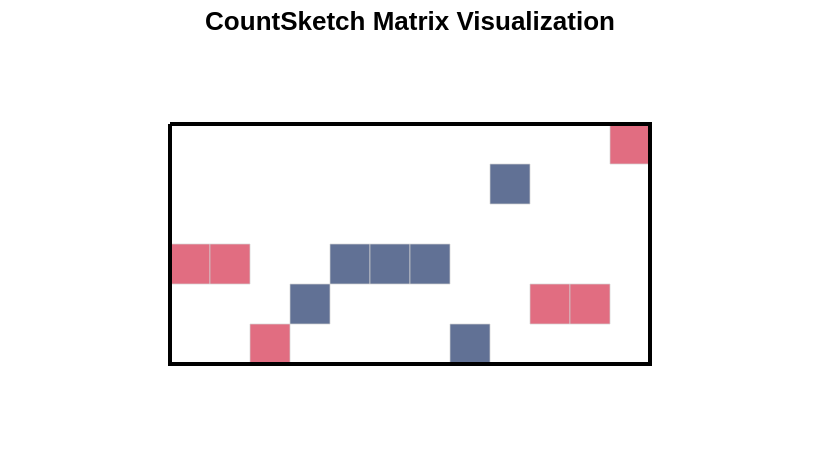

Notebook code cell kept with this figure:
### Code cell
def count_sketch_matrix(n, k, seed):
    """Generate a CountSketch matrix"""
    rng = np.random.default_rng(seed)
    rho = 2 * rng.integers(0, 2, size=n) - 1  # Rademacher
    s = rng.integers(0, k, size=n)  # Uniform positions
    
    # Create matrix data for visualization
    rows, cols, values = [], [], []
    for col in range(n):
        rows.append(s[col])
        cols.append(col)
        values.append(rho[col])
    
    return pd.DataFrame({
        'row': rows,
        'col': cols,
        'value': values
    })

# Calculate centering offsets
def get_offset(current, max_val):
    return (max_val - current) / 2

# Create data for multiple configurations
data_list = []
for seed in range(10):
    for n in [8, 12, 16, 20]:
        for k in [4, 6, 8, 10]:
            df = count_sketch_matrix(n, k, seed)
            df['seed'] = seed
            df['n'] = n
            df['k'] = k
            data_list.append(df)

full_data = pd.concat(data_list, ignore_index=True)

# Create interactive sliders
seed_slider = alt.binding_range(min=0, max=9, step=1, name='Seed: ')
seed_param = alt.param(name='seed_select', value=0, bind=seed_slider)

n_slider = alt.binding_range(min=8, max=20, step=4, name='Columns (n): ')
n_param = alt.param(name='n_select', value=12, bind=n_slider)

k_slider = alt.binding_range(min=4, max=10, step=2, name='Rows (k): ')
k_param = alt.param(name='k_select', value=6, bind=k_slider)

# Fixed cell size in pixels
cell_size = 20
max_n = 20
max_k = 10

# Add offset columns to center the matrix
centered_data = full_data.copy()
for n in [8, 12, 16, 20]:
    for k in [4, 6, 8, 10]:
        mask = (centered_data['n'] == n) & (centered_data['k'] == k)
        centered_data.loc[mask, 'x_offset'] = get_offset(n, max_n)
        centered_data.loc[mask, 'y_offset'] = get_offset(k, max_k)

centered_data['col_centered'] = centered_data['col'] + centered_data['x_offset']
centered_data['row_centered'] = centered_data['row'] + centered_data['y_offset']

# Create the scatter plot with square marks
base = alt.Chart(centered_data).mark_square(size=cell_size**2, stroke='lightgray', strokeWidth=0.5).encode(
    x=alt.X('col_centered:Q', 
            title=None,
            scale=alt.Scale(domain=[-0.5, max_n-0.5]),
            axis=alt.Axis(labels=False, ticks=False, grid=False)),
    y=alt.Y('row_centered:Q', 
            title=None,
            scale=alt.Scale(domain=[-0.5, max_k-0.5], reverse=True),
            axis=alt.Axis(labels=False, ticks=False, grid=False)),
    color=alt.Color('value:Q', 
                    scale=alt.Scale(domain=[-1, 1], 
                                  range=['#1e3668', '#d52f4c']),
                    legend=None),
    tooltip=['row:Q', 'col:Q', 'value:Q']
).add_params(
    seed_param,
    n_param,
    k_param
).transform_filter(
    (alt.datum.seed == seed_param) &
    (alt.datum.n == n_param) &
    (alt.datum.k == k_param)
)

# Create bounding box data with centering
box_data = []
for n in [8, 12, 16, 20]:
    for k in [4, 6, 8, 10]:
        x_off = get_offset(n, max_n)
        y_off = get_offset(k, max_k)
        box_data.append({
            'n': n, 'k': k,
            'x': [x_off - 0.5, x_off + n - 0.5, x_off + n - 0.5, x_off - 0.5, x_off - 0.5],
            'y': [y_off - 0.5, y_off - 0.5, y_off + k - 0.5, y_off + k - 0.5, y_off - 0.5]
        })

# Explode the box coordinates
box_expanded = []
for row in box_data:
    for i in range(len(row['x'])):
        box_expanded.append({
            'n': row['n'],
            'k': row['k'],
            'x': row['x'][i],
            'y': row['y'][i],
            'order': i
        })
box_df = pd.DataFrame(box_expanded)

# Create the box outline
box = alt.Chart(box_df).mark_line(
    stroke='black',
    strokeWidth=2
).encode(
    x=alt.X('x:Q', scale=alt.Scale(domain=[-0.5, max_n-0.5]), axis=None),
    y=alt.Y('y:Q', scale=alt.Scale(domain=[-0.5, max_k-0.5], reverse=True), axis=None),
    order='order:O'
).transform_filter(
    (alt.datum.n == n_param) &
    (alt.datum.k == k_param)
)

chart = (base + box).properties(
    width=max_n * cell_size,
    height=max_k * cell_size,
    title='CountSketch Matrix Visualization'
).configure_view(
    strokeWidth=0
)

chart

### Figure 1 — Vega-Lite specification as saved in the notebook (floating-point values rounded to 4 significant figures; data arrays with more than 128 entries replaced by an {"elided": "..."} marker saying what was removed)
{"config": {"view": {"continuousWidth": 300, "continuousHeight": 300, "strokeWidth": 0}}, "layer": [{"data": {"name": "data-7fc12bb5794b876be900c320b6e45b75"}, "mark": {"type": "square", "size": 400, "stroke": "lightgray", "strokeWidth": 0.5}, "encoding": {"color": {"field": "value", "legend": null, "scale": {"domain": [-1, 1], "range": ["#1e3668", "#d52f4c"]}, "type": "quantitative"}, "tooltip": [{"field": "row", "type": "quantitative"}, {"field": "col", "type": "quantitative"}, {"field": "value", "type": "quantitative"}], "x": {"axis": {"grid": false, "labels": false, "ticks": false}, "field": "col_centered", "scale": {"domain": [-0.5, 19.5]}, "title": null, "type": "quantitative"}, "y": {"axis": {"grid": false, "labels": false, "ticks": false}, "field": "row_centered", "scale": {"domain": [-0.5, 9.5], "reverse": true}, "title": null, "type": "quantitative"}}, "transform": [{"filter": "(((datum.seed === seed_select) && (datum.n === n_select)) && (datum.k === k_select))"}]}, {"data": {"name": "data-1468d64e376da1da65d0e2fb530ad1d8"}, "mark": {"type": "line", "stroke": "black", "strokeWidth": 2}, "encoding": {"order": {"field": "order", "type": "ordinal"}, "x": {"axis": null, "field": "x", "scale": {"domain": [-0.5, 19.5]}, "type": "quantitative"}, "y": {"axis": null, "field": "y", "scale": {"domain": [-0.5, 9.5], "reverse": true}, "type": "quantitative"}}, "transform": [{"filter": "((datum.n === n_select) && (datum.k === k_select))"}]}], "height": 200, "params": [{"name": "seed_select", "bind": {"input": "range", "max": 9, "min": 0, "name": "Seed: ", "step": 1}, "value": 0}, {"name": "n_select", "bind": {"input": "range", "max": 20, "min": 8, "name": "Columns (n): ", "step": 4}, "value": 12}, {"name": "k_select", "bind": {"input": "range", "max": 10, "min": 4, "name": "Rows (k): ", "step": 2}, "value": 6}], "title": "CountSketch Matrix Visualization", "width": 400, "$schema": "https://vega.github.io/schema/vega-lite/v6.1.0.json", "datasets": {"data-7fc12bb5794b876be900c320b6e45b75": {"elided": "2240 records"}, "data-1468d64e376da1da65d0e2fb530ad1d8": [{"n": 8, "k": 4, "x": 5.5, "y": 2.5, "order": 0}, {"n": 8, "k": 4, "x": 13.5, "y": 2.5, "order": 1}, {"n": 8, "k": 4, "x": 13.5, "y": 6.5, "order": 2}, {"n": 8, "k": 4, "x": 5.5, "y": 6.5, "order": 3}, {"n": 8, "k": 4, "x": 5.5, "y": 2.5, "order": 4}, {"n": 8, "k": 6, "x": 5.5, "y": 1.5, "order": 0}, {"n": 8, "k": 6, "x": 13.5, "y": 1.5, "order": 1}, {"n": 8, "k": 6, "x": 13.5, "y": 7.5, "order": 2}, {"n": 8, "k": 6, "x": 5.5, "y": 7.5, "order": 3}, {"n": 8, "k": 6, "x": 5.5, "y": 1.5, "order": 4}, {"n": 8, "k": 8, "x": 5.5, "y": 0.5, "order": 0}, {"n": 8, "k": 8, "x": 13.5, "y": 0.5, "order": 1}, {"n": 8, "k": 8, "x": 13.5, "y": 8.5, "order": 2}, {"n": 8, "k": 8, "x": 5.5, "y": 8.5, "order": 3}, {"n": 8, "k": 8, "x": 5.5, "y": 0.5, "order": 4}, {"n": 8, "k": 10, "x": 5.5, "y": -0.5, "order": 0}, {"n": 8, "k": 10, "x": 13.5, "y": -0.5, "order": 1}, {"n": 8, "k": 10, "x": 13.5, "y": 9.5, "order": 2}, {"n": 8, "k": 10, "x": 5.5, "y": 9.5, "order": 3}, {"n": 8, "k": 10, "x": 5.5, "y": -0.5, "order": 4}, {"n": 12, "k": 4, "x": 3.5, "y": 2.5, "order": 0}, {"n": 12, "k": 4, "x": 15.5, "y": 2.5, "order": 1}, {"n": 12, "k": 4, "x": 15.5, "y": 6.5, "order": 2}, {"n": 12, "k": 4, "x": 3.5, "y": 6.5, "order": 3}, {"n": 12, "k": 4, "x": 3.5, "y": 2.5, "order": 4}, {"n": 12, "k": 6, "x": 3.5, "y": 1.5, "order": 0}, {"n": 12, "k": 6, "x": 15.5, "y": 1.5, "order": 1}, {"n": 12, "k": 6, "x": 15.5, "y": 7.5, "order": 2}, {"n": 12, "k": 6, "x": 3.5, "y": 7.5, "order": 3}, {"n": 12, "k": 6, "x": 3.5, "y": 1.5, "order": 4}, {"n": 12, "k": 8, "x": 3.5, "y": 0.5, "order": 0}, {"n": 12, "k": 8, "x": 15.5, "y": 0.5, "order": 1}, {"n": 12, "k": 8, "x": 15.5, "y": 8.5, "order": 2}, {"n": 12, "k": 8, "x": 3.5, "y": 8.5, "order": 3}, {"n": 12, "k": 8, "x": 3.5, "y": 0.5, "order": 4}, {"n": 12, "k": 10, "x": 3.5, "y": -0.5, "order": 0}, {"n": 12, "k": 10, "x": 15.5, "y": -0.5, "order": 1}, {"n": 12, "k": 10, "x": 15.5, "y": 9.5, "order": 2}, {"n": 12, "k": 10, "x": 3.5, "y": 9.5, "order": 3}, {"n": 12, "k": 10, "x": 3.5, "y": -0.5, "order": 4}, {"n": 16, "k": 4, "x": 1.5, "y": 2.5, "order": 0}, {"n": 16, "k": 4, "x": 17.5, "y": 2.5, "order": 1}, {"n": 16, "k": 4, "x": 17.5, "y": 6.5, "order": 2}, {"n": 16, "k": 4, "x": 1.5, "y": 6.5, "order": 3}, {"n": 16, "k": 4, "x": 1.5, "y": 2.5, "order": 4}, {"n": 16, "k": 6, "x": 1.5, "y": 1.5, "order": 0}, {"n": 16, "k": 6, "x": 17.5, "y": 1.5, "order": 1}, {"n": 16, "k": 6, "x": 17.5, "y": 7.5, "order": 2}, {"n": 16, "k": 6, "x": 1.5, "y": 7.5, "order": 3}, {"n": 16, "k": 6, "x": 1.5, "y": 1.5, "order": 4}, {"n": 16, "k": 8, "x": 1.5, "y": 0.5, "order": 0}, {"n": 16, "k": 8, "x": 17.5, "y": 0.5, "order": 1}, {"n": 16, "k": 8, "x": 17.5, "y": 8.5, "order": 2}, {"n": 16, "k": 8, "x": 1.5, "y": 8.5, "order": 3}, {"n": 16, "k": 8, "x": 1.5, "y": 0.5, "order": 4}, {"n": 16, "k": 10, "x": 1.5, "y": -0.5, "order": 0}, {"n": 16, "k": 10, "x": 17.5, "y": -0.5, "order": 1}, {"n": 16, "k": 10, "x": 17.5, "y": 9.5, "order": 2}, {"n": 16, "k": 10, "x": 1.5, "y": 9.5, "order": 3}, {"n": 16, "k": 10, "x": 1.5, "y": -0.5, "order": 4}, {"n": 20, "k": 4, "x": -0.5, "y": 2.5, "order": 0}, {"n": 20, "k": 4, "x": 19.5, "y": 2.5, "order": 1}, {"n": 20, "k": 4, "x": 19.5, "y": 6.5, "order": 2}, {"n": 20, "k": 4, "x": -0.5, "y": 6.5, "order": 3}, {"n": 20, "k": 4, "x": -0.5, "y": 2.5, "order": 4}, {"n": 20, "k": 6, "x": -0.5, "y": 1.5, "order": 0}, {"n": 20, "k": 6, "x": 19.5, "y": 1.5, "order": 1}, {"n": 20, "k": 6, "x": 19.5, "y": 7.5, "order": 2}, {"n": 20, "k": 6, "x": -0.5, "y": 7.5, "order": 3}, {"n": 20, "k": 6, "x": -0.5, "y": 1.5, "order": 4}, {"n": 20, "k": 8, "x": -0.5, "y": 0.5, "order": 0}, {"n": 20, "k": 8, "x": 19.5, "y": 0.5, "order": 1}, {"n": 20, "k": 8, "x": 19.5, "y": 8.5, "order": 2}, {"n": 20, "k": 8, "x": -0.5, "y": 8.5, "order": 3}, {"n": 20, "k": 8, "x": -0.5, "y": 0.5, "order": 4}, {"n": 20, "k": 10, "x": -0.5, "y": -0.5, "order": 0}, {"n": 20, "k": 10, "x": 19.5, "y": -0.5, "order": 1}, {"n": 20, "k": 10, "x": 19.5, "y": 9.5, "order": 2}, {"n": 20, "k": 10, "x": -0.5, "y": 9.5, "order": 3}, {"n": 20, "k": 10, "x": -0.5, "y": -0.5, "order": 4}]}}
